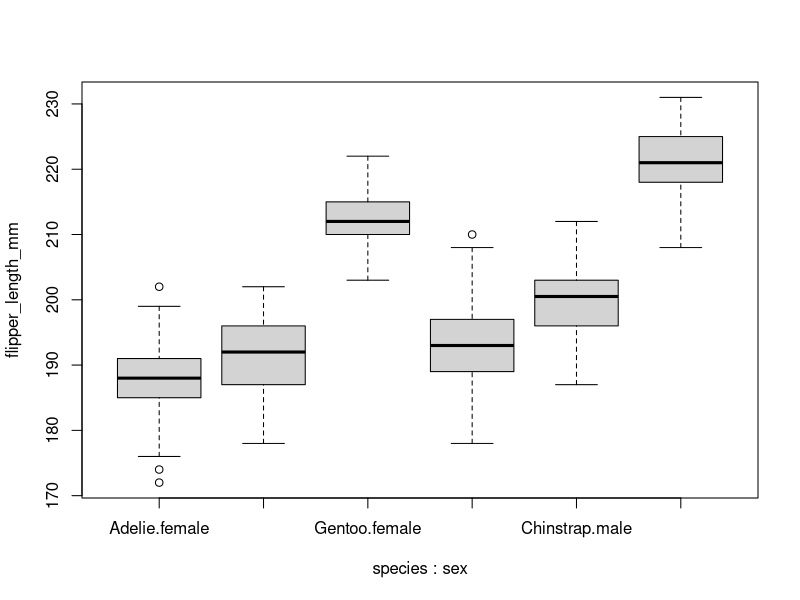

This chart was generated by the following R code:
## ---- chunk 1

require(palmerpenguins)

#clumsy code
aggregate(penguins$flipper_length_mm,
          list(penguins$species), 
          FUN= mean, na.rm=TRUE)

#better code
aggregate(flipper_length_mm ~ species+sex,
          data=penguins, 
          FUN= mean, 
          na.rm=TRUE)

## ---- chunk 2
boxplot(flipper_length_mm ~ species+sex,
          data=penguins)
